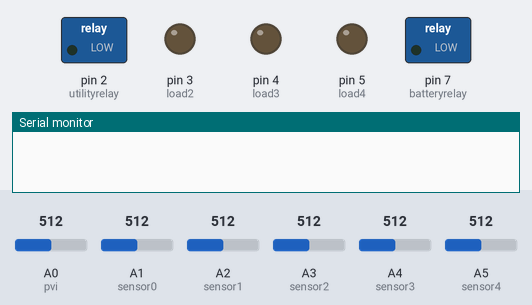
Simulated run of this sketch. Board: Arduino Uno, built with avr-gcc and run on an emulated ATmega328P. On the bench: switched loads named in the sketch (green lamp = pin HIGH), output pins drawn as LEDs (lit = HIGH), the last lines printed to the serial monitor. The test bench sets the inputs (shaded band); at power-on: A0 (pvi) = 512, A1 (sensor0) = 512, A2 (sensor1) = 512, A3 (sensor2) = 512, A4 (sensor3) = 512, A5 (sensor4) = 512.

Above: at 0.1 s.
At 2.1 s:
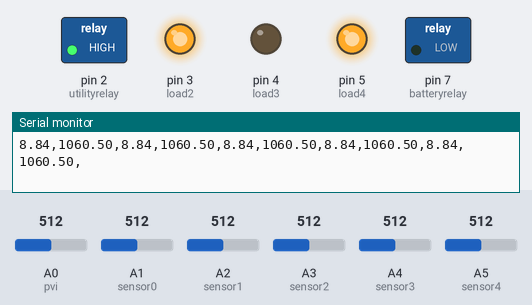
2.2 s: A0 (pvi) set to 220
3.7 s: A0 (pvi) set to 192
At 4.8 s:
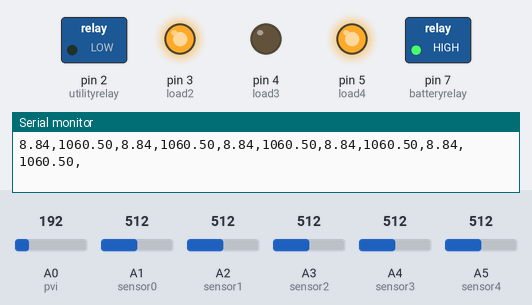
Timing chart, 0 to 6.7 s (numbered marks = the images above; inputs shaded):
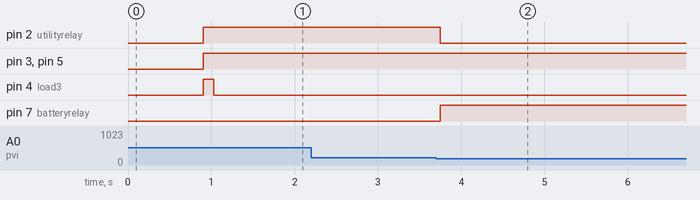

The sketch:

Try14_working_code.ino
```cpp
//
//  Description: code to control relay and monitor current transformers on arduino controller
//  Authors: Jose Martinez, Nicholas Bishop
//

#define utilityrelay 2
#define batteryrelay 7
#define load2 3
#define load3 4
#define load4 5
//#define load5 6
const int pvi = A0;
const int sensor0 = A1;
const int sensor1 = A2;
const int sensor2 = A3;
const int sensor3 = A4;
const int sensor4 = A5;

float nCurrentThruWire;
float nCurrThruResistorPP;
float nCurrThruResistorRMS;
float nCurrentThruWire1;
float nCurrThruResistorPP1;
float nCurrThruResistorRMS1;
float nCurrentThruWire2;
float nCurrThruResistorPP2;
float nCurrThruResistorRMS2;
float nCurrentThruWire3;
float nCurrThruResistorPP3;
float nCurrThruResistorRMS3;
float nCurrentThruWire4;
float nCurrThruResistorPP4;
float nCurrThruResistorRMS4;

float nVPP;
float nVPP1;
float nVPP2;
float nVPP3;
float nVPP4;
float nVPP5;
float power;
float power1;
float power2;
float power3;
float power4;

// voltage delay variables
boolean utilFlag = false; // flag for when utility power is off
float utilVoltage;

// for timing delay interrupt
unsigned long time_now = 0;
int period = 30000;

// for overcurrent stuff
int RESET;
String strVar;

// Overcurrent flag, can only be reset on PI !!
boolean currFlag = false;


void setup() {
  Serial.begin(115200);
  pinMode(utilityrelay, OUTPUT);   //SSR switching on off pin
  pinMode(batteryrelay, OUTPUT);   //SSR switching on off pin
  pinMode(load2, OUTPUT);
  pinMode(load3, OUTPUT);
  pinMode(load4, OUTPUT);
  //pinMode(load5, OUTPUT);
  pinMode(sensor0, INPUT);
  pinMode(sensor1, INPUT);
  pinMode(sensor2, INPUT);
  pinMode(sensor3, INPUT);
  pinMode(sensor4, INPUT);

  // voltage delay upon startup
  // while utility had no power
  while (!utilFlag)
  {
    // get analog voltage reading
    utilVoltage = initVoltReading();
    // if reading > 2.0 volts
    if (utilVoltage > 1.0)
    {
      // wait 1 second
      delay(900);
      // if reading still > 2.0 volts
      utilVoltage = initVoltReading();
      if (utilVoltage > 1.0)
      {
        utilFlag = true;
      } // end inner if
    } // end outer if
  } // end while loop

}

void loop()
{

  // while utility power is lost
  while (!utilFlag)
  {
    Current(); // !!!
    // get analog voltage reading
    utilVoltage = initVoltReading(); // reusing same init voltage function
    // if voltage is greater than 1 volt
    if (utilVoltage > 1.0)
    {
      Current(); // !!!!!
      // wait conecutive 30 seconds for util to comeback
      time_now = millis(); // get the time right now
      // keep waiting until 30 seconds have passed with consecutive utility voltage
      while (millis() < time_now + period)
      {
        // if voltage is seen (<1v) reset timer to 30 seconds
        if (initVoltReading() < 1.0)
        {
          time_now = millis(); // grab the n
        }
        Current(); // ********* THIS WAS ADDED HERE FROM BOTTOM IF STATEMENT
      }
      // if AFTER 30 consecutive seconds, reading still greater than 1 volt
      utilFlag = true;
    }
  }

  // ORIGINAL function calls
  // normal operation
  if (utilFlag)
  {
    volts();
    Current();
  }

  //RESET_FROM_NODE(); // maybe delete this?

}


//**********************************************************************
//   This function is just to get an initial utility voltage reading   *
//   used in the setup()                                               *
//**********************************************************************

float initVoltReading()
{
  float initVoltage; // temp value
  int vReading = analogRead(pvi);
  initVoltage = (5. / 1023.) * vReading;
  return initVoltage;
}


void volts(void)
{
  float Volt;

  int value = analogRead ( pvi);
  Volt = (5. / 1023.) * value;

  // utility power loss, now going to battery backup
  if (Volt < 1.0) {

    digitalWrite(utilityrelay, LOW);
    digitalWrite(batteryrelay, HIGH);
    digitalWrite(load2, HIGH);
    digitalWrite(load4, HIGH);
    //digitalWrite(load3, LOW);
    //digitalWrite(load5, LOW);
    utilFlag = false;
  }


  // utility power is back, return from battery
  if ( (Volt >= 1.0) && (!currFlag) )
  {
    digitalWrite(utilityrelay, HIGH);
    digitalWrite(batteryrelay, LOW);
    digitalWrite(load2, HIGH);
    digitalWrite(load3, HIGH);
    digitalWrite(load4, HIGH);
    //digitalWrite(load5, HIGH);
    utilFlag = true;
  }
  // This is the case where the current flag is raised
  else if ( (Volt >= 1.0) && (currFlag) )
  {
    digitalWrite(load3, LOW);
  }

}

void RESET_FROM_NODE()
{
    if (currFlag)
    {
      // send alert to Node Red
      Serial.print(currFlag);
      strVar = "";
      if (Serial.available())
      {
        strVar = Serial.readString();
      }
      if(strVar)
      {
        digitalWrite(load3, HIGH);
        currFlag = false;
      }
    }
}


void Current() {
  nVPP = getVPP();
  nVPP1 = getVPP1();
  nVPP2 = getVPP2();
  nVPP3 = getVPP3();
  nVPP4 = getVPP4();


  // ***** Current from Relay 1  *****
  nCurrThruResistorPP = (nVPP / 200.0) * 1000.0;
  nCurrThruResistorRMS = nCurrThruResistorPP * 0.707;
  nCurrentThruWire = nCurrThruResistorRMS * 1;
  power = nCurrentThruWire * 120;

  // ***** Current from Relay 2  *****
  nCurrThruResistorPP1 = (nVPP1 / 200.0) * 1000.0;
  nCurrThruResistorRMS1 = nCurrThruResistorPP1 * 0.707;
  nCurrentThruWire1 = nCurrThruResistorRMS1 * 1;
  power1 = nCurrentThruWire1 * 120;

  // **** Current from Relay 3  *****
  nCurrThruResistorPP2 = (nVPP2 / 200.0) * 1000.0;
  nCurrThruResistorRMS2 = nCurrThruResistorPP2 * 0.707;
  nCurrentThruWire2 = nCurrThruResistorRMS2 * 1;
  power2 = nCurrentThruWire1 * 120;

  // **** Current from Relay 4  *****
  nCurrThruResistorPP3 = (nVPP3 / 200.0) * 1000.0;
  nCurrThruResistorRMS3 = nCurrThruResistorPP3 * 0.707;
  nCurrentThruWire3 = nCurrThruResistorRMS3 * 1;
  power3 = nCurrentThruWire1 * 120;

  // **** Current from Relay 5  *****
  nCurrThruResistorPP4 = (nVPP4 / 200.0) * 1000.0;
  nCurrThruResistorRMS4 = nCurrThruResistorPP4 * 0.707;
  nCurrentThruWire4 = nCurrThruResistorRMS4 * 1;
  power4 = nCurrentThruWire4 * 120;


  //***************************************************
  //   Over Current Case                              *
  //***************************************************

  if (nCurrentThruWire2 > 0.6)
  {
    currFlag = true; // latch
  }

  //***************************************************
  //   End of Over Current Case                       *
  //***************************************************


  Serial.print(nCurrentThruWire);
  //Serial.print(" R1 ");
  Serial.print(",");
  Serial.print(power);
  Serial.print(",");

  Serial.print(nCurrentThruWire1);
  //Serial.print(" R2 ");
  Serial.print(",");
  Serial.print(power1);
  Serial.print(",");
  Serial.print(nCurrentThruWire2);
  //Serial.print(" R3 ");
  Serial.print(",");

  Serial.print(power2);
  Serial.print(",");
  Serial.print(nCurrentThruWire3);
  // Serial.print(" R4");
  Serial.print(",");

  Serial.print(power3);
  Serial.print(",");
  Serial.print(nCurrentThruWire4);
  //Serial.print(" R5 ");
  Serial.print(",");

  Serial.print(power4);
  Serial.print(",");

  Serial.println();
}

float getVPP()
{
  float result;
  int readValue;             //value read from the sensor
  int maxValue = 0;          // store max value here
  uint32_t start_time = millis();
  while ((millis() - start_time) < 25) //sample for 1 Sec
  {
    readValue = analogRead(sensor0);
    // see if you have a new maxValue
    if (readValue > maxValue)
    {
      /*record the maximum sensor value*/
      maxValue = readValue;
    }
  }

  // Convert the digital data to a voltage
  result = (maxValue * 5.0) / 1024.0;

  return result;
}

float getVPP1()

{
  float result1;
  int readValue1;
  int maxValue1 = 0;          // store max value here
  uint32_t start_time = millis();
  while ((millis() - start_time) < 25) //sample for 1 Sec
  {
    readValue1 = analogRead(sensor1);


    // see if you have a new maxValue
    if (readValue1 > maxValue1)
    {
      /*record the maximum sensor value*/
      maxValue1 = readValue1;
    }
  }

  // Convert the digital data to a voltage
  result1 = (maxValue1 * 5.0) / 1024.0;

  return result1;
}
float getVPP2()

{

  float result2;
  int readValue2;
  int maxValue2 = 0;          // store max value here
  uint32_t start_time = millis();
  while ((millis() - start_time) < 25) //sample for 1 Sec
  {
    readValue2 = analogRead(sensor2);


    // see if you have a new maxValue
    if (readValue2 > maxValue2)
    {
      /*record the maximum sensor value*/
      maxValue2 = readValue2;
    }
  }

  // Convert the digital data to a voltage
  result2 = (maxValue2 * 5.0) / 1024.0;

  return result2;
}

float getVPP3()
{
  float result3;
  int readValue3;
  int maxValue3 = 0;          // store max value here
  uint32_t start_time = millis();
  while ((millis() - start_time) < 25) //sample for 1 Sec
  {
    readValue3 = analogRead(sensor3);


    // see if you have a new maxValue
    if (readValue3 > maxValue3)
    {
      /*record the maximum sensor value*/
      maxValue3 = readValue3;
    }
  }

  // Convert the digital data to a voltage
  result3 = (maxValue3 * 5.0) / 1024.0;

  return result3;
}

float getVPP4()

{
  float result4;
  int readValue4;
  int maxValue4 = 0;          // store max value here
  uint32_t start_time = millis();
  while ((millis() - start_time) < 25) //sample for 1 Sec
  {
    readValue4 = analogRead(sensor4);


    // see if you have a new maxValue
    if (readValue4 > maxValue4)
    {
      /*record the maximum sensor value*/
      maxValue4 = readValue4;
    }
  }

  // Convert the digital data to a voltage
  result4 = (maxValue4 * 5.0) / 1024.0;

  return result4;
}
```

Measured:
- the behaviour switches between 205 and 204 on A0 (pvi) (found by bisection; images 1 and 2)
- after the input at 3.7 s, pin 2 (utilityrelay): HIGH → LOW after 0.05 s; pin 7 (batteryrelay): LOW → HIGH after 0.05 s
